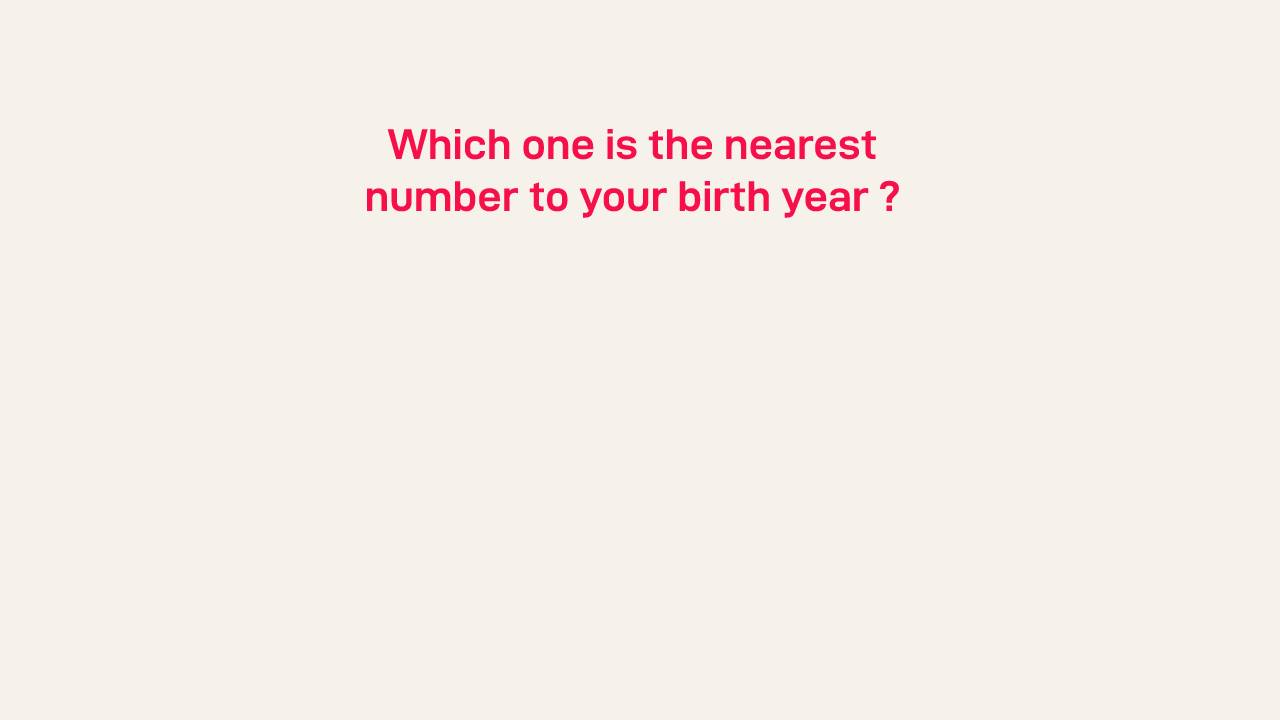
#> input picture page.jpg, 1280 x 720 px; its folder holds only this picture in this run
$ python -i main.py   (imports and definitions only)
#> lines starting #> are read from the running program, lines starting #| are printed output that depends on the picture
# -*- coding: utf-8 -*-
"""
Created on Mon Dec 21 10:57:55 2020

@author: User
"""
import wx
import wx.xrc

import cv2


import os, random
import cv2, argparse
import numpy as np


# [1 line that did not run here, left out]


def image_augmentation(img, type2=False):

#> called with type2 = False
    w, h, _ = img.shape
#> w = 720; h = 1280
    pts1 = np.float32([[0, 0], [0, w], [h, 0], [h, w]])

    begin, end = 30, 90
    pts2 = np.float32([[random.randint(begin, end), random.randint(begin, end)],
                       [random.randint(begin, end), w - random.randint(begin, end)],
                       [h - random.randint(begin, end), random.randint(begin, end)],
                       [h - random.randint(begin, end), w - random.randint(begin, end)]])
    M = cv2.getPerspectiveTransform(pts1, pts2)

    img = cv2.warpPerspective(img, M, (h, w))
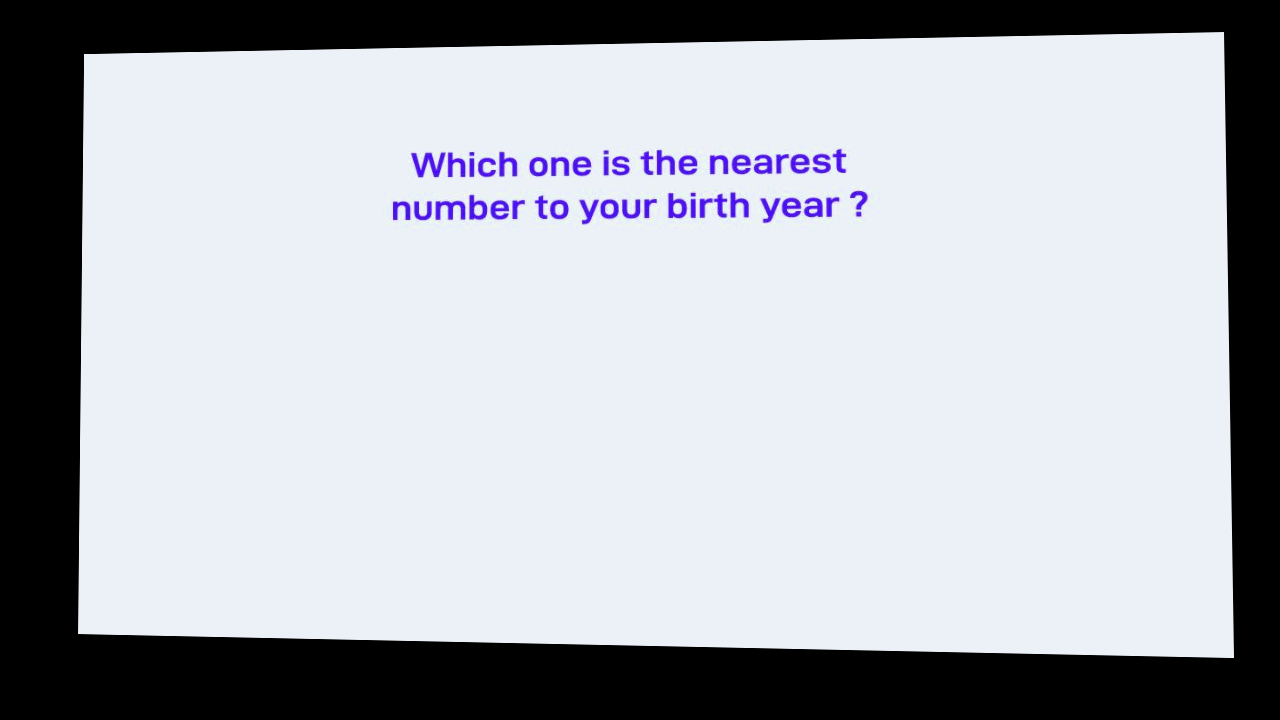
#> img: shape (720, 1280, 3); mean of channels 0, 1, 2 184.6, 179, 175; drawn as B, G, R

    # Brightness
    img = cv2.cvtColor(img, cv2.COLOR_RGB2HSV)
#> img: shape (720, 1280, 3); mean H, S, V 14.5, 10.3, 184.7
    img = np.array(img, dtype=np.float64)
#> img: shape (720, 1280, 3) float64; mean H, S, V 14.5, 10.3, 184.7
    random_bright = .4 + np.random.uniform()
    img[:, :, 2] = img[:, :, 2] * random_bright
#> img: shape (720, 1280, 3) float64; mean H, S, V 14.5, 10.3, 175.2
    img[:, :, 2][img[:, :, 2] > 255] = 255
    img = np.array(img, dtype=np.uint8)
#> img: shape (720, 1280, 3); mean H, S, V 14.5, 10.3, 174.9
    img = cv2.cvtColor(img, cv2.COLOR_HSV2RGB)
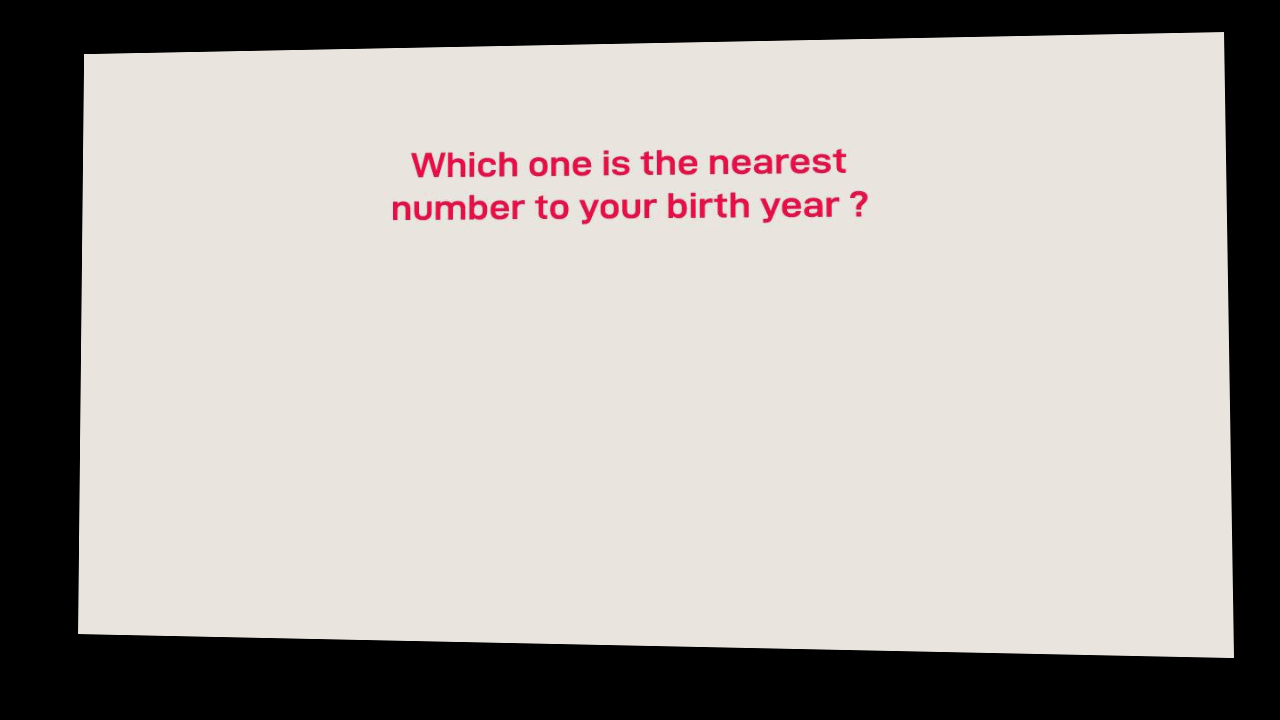
#> img: shape (720, 1280, 3); mean R, G, B 174.9, 169.3, 165.4

    # Blur
    blur_value = random.randint(0,4) * 2 + 1
    img = cv2.blur(img,(blur_value, blur_value))
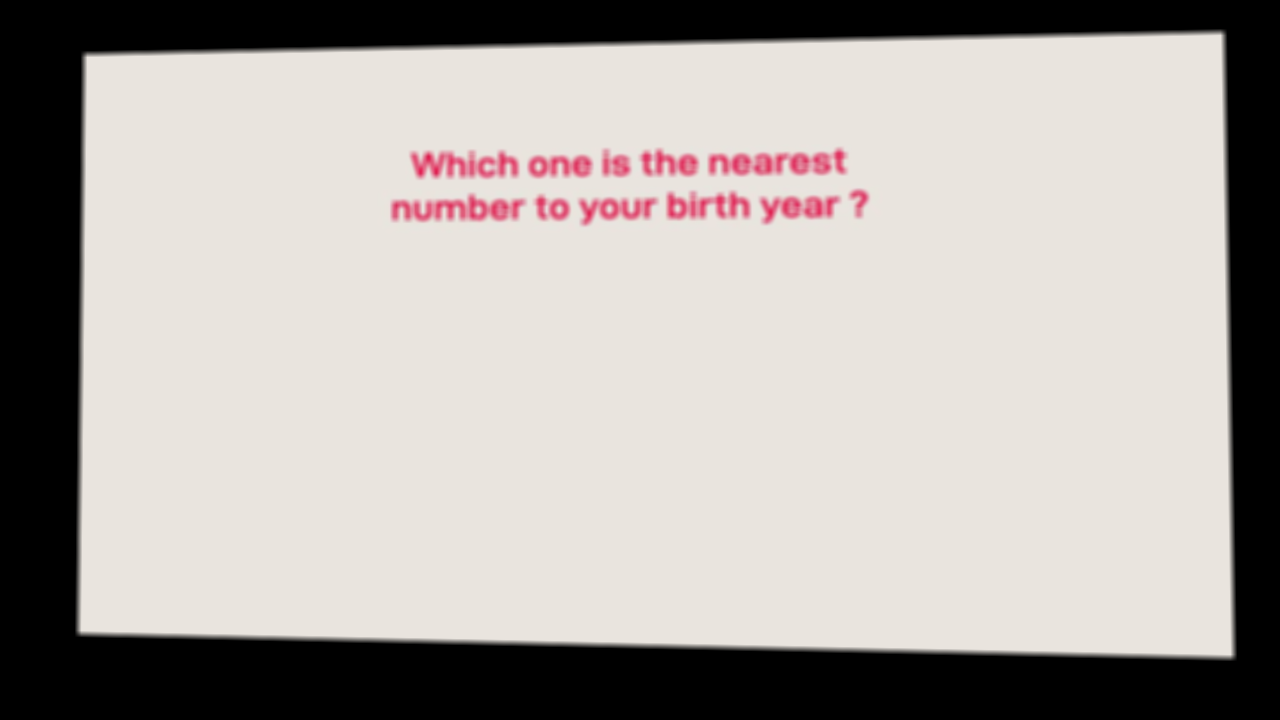
#> img: shape (720, 1280, 3); mean R, G, B 174.9, 169.3, 165.4
    if type2:
        return img[130:280, 180:600, :]
    return img[130:280, 120:660, :]
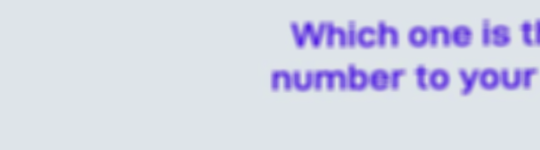
#> returned value: shape (150, 540, 3); mean of channels 0, 1, 2 232.1, 215.8, 213.2; drawn as B, G, R


class ImageGenerator:
    # [127 lines left out: functions __init__, createPlate, Type_1, GenerateYearList, GenerateCaptchaDB, not called in this run]


class MyFrame ( wx.Frame ):

	# [45 lines left out: functions __init__, createCaptcha, not called in this run]


	def __del__( self ):
		pass


# [5 lines left out: function main, not called in this run]


# [2 lines not run here, left out]

>>> import cv2
>>> picture = cv2.cvtColor(cv2.imread('page.jpg'), cv2.COLOR_BGR2RGB)
>>> result = image_augmentation(picture)
